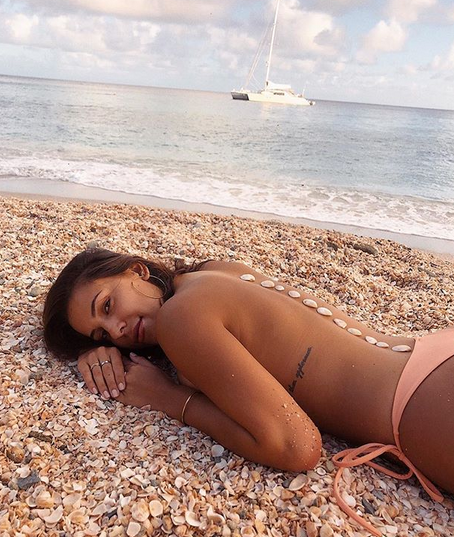
#> input picture women.png, 454 x 537 px; its folder holds only this picture in this run
$ python algo.py .
#> lines starting #> are read from the running program, lines starting #| are printed output that depends on the picture
"""
GUI for selecting pixel coordinates in a directory of images
"""

import os
import sys
import glob
import json
import numpy as np
import pandas as pd
import cv2
from skimage.segmentation import  slic
from skimage.segmentation import mark_boundaries
from PIL import Image


class Selector:
  """
  Select pixel coordinates in image(s) using a mouse
  """

  def __init__(self, img_dir):

    self.img_dir = img_dir
    self.excel_path = os.path.join(img_dir,'coords.xlsx')

    self.coords = []
    self.num = []
    self.labelled_files = []

    self.keep_going = True

  def find_images(self):
    """
    Looks for JPG images in the image directory, will exit if None
    """

    allowed_extenstions = ['jpg', 'png']
    file_names = [fn for fn in os.listdir(self.img_dir)
                  if any(fn.lower().endswith(ext) for ext in allowed_extenstions)]

    if len(file_names) == 0:
      print('no images found in: \n'+self.img_dir)
      sys.exit(1)

    file_paths = [os.path.join(self.img_dir,fn) for fn in file_names]
    self.unlabelled_files = file_paths

  def load_stats(self):
    """
    Loads from where you left off if doing manual labor in batches
    """

    if os.path.isfile(self.excel_path):

      df = pd.read_excel(self.excel_path)
      self.labelled_files = [os.path.join(self.img_dir,x) for x in list(np.array(df['fileID']))]
#      self.unlabelled_files = [x for x in self.unlabelled_files if x not in self.labelled_files]

      self.coords = [json.loads(c) for c in list(np.array(df['coords']))]
      self.num = list(np.array(df['num']))

    return

  def save_stats(self):
    """
    Continously save the data
    """

    fileID = os.path.basename(self.img_path)
    string_coords = json.dumps(self.these_coords)
    num = len(self.these_coords)

    self.labelled_files.append(fileID)
    self.coords.append(string_coords)
    self.num.append(num)

    df = pd.DataFrame({
      'fileID':self.labelled_files,
      'num':self.num,
      'coords':self.coords
      })

    df.to_excel(self.excel_path, columns=['fileID','num','coords'], index=None)


  def find_superpixels_under_marking(marking, segments_slic):
    fg_segments = np.unique(segments_slic[marking[:,:,0]==255])
    return fg_segments

# Get a bool mask of the pixels for a given selection of superpixel IDs
  def pixels_for_segment_selection(superpixels_labels, selection):
    pixels_mask = np.where(np.isin(superpixels_labels, selection), True, False)
    return pixels_mask


  def image_handler(self):
    """
    Opens an image, draws red dots, save coords
    """

    self.these_coords = []

    # mouse callback function
    def red_dot(event,x,y,flags,param):
      if event == cv2.EVENT_LBUTTONUP:
        self.these_coords.append((x,y))
        cv2.circle(img,(x,y),5,(255,255,255),-1)
        cv2.circle(img,(x,y),4,(0,0,255),-1)
        img[y,x,0]=-255
        print((x,y))
    # interactive display
    img_ref = cv2.imread(self.img_path)
#> img_ref is the input picture: shape (537, 454, 3); mean B, G, R 142.6, 152.7, 182
    img_ref=np.asarray(img_ref)
    img=img_ref

    segments_slic = slic(img_ref, n_segments=50, compactness=20 , sigma=1)
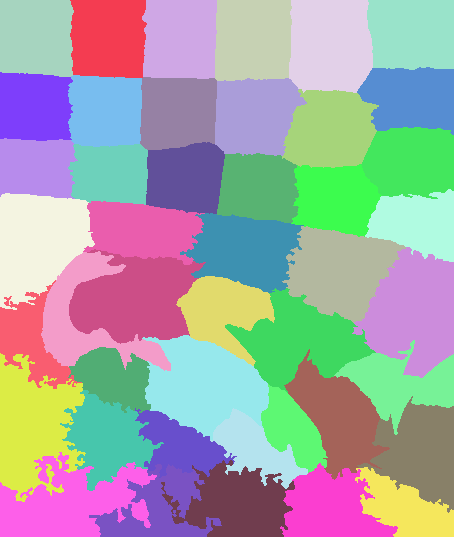
#> segments_slic: shape (537, 454) int64; 44 distinct labels, from 1 to 44; one colour per label, 0 black
   #  segments_slic = felzenszwalb(img, scale=1000, sigma=5, min_size=50)

    img=mark_boundaries(img_ref, segments_slic)
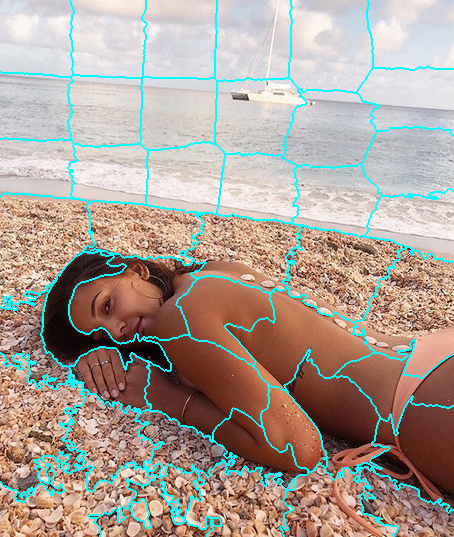
#> img: shape (537, 454, 3) float64; mean B, G, R 0.591, 0.628, 0.67
    clone = img.copy()

    cv2.namedWindow('pixel selector', cv2.WINDOW_NORMAL)
    cv2.setMouseCallback('pixel selector',red_dot)

    segmask_ref=segments_slic
    segmask=segments_slic
    fg_segments=segments_slic
    test=1
    # event handler

    while(test==1):
      cv2.namedWindow('pixel selector',cv2.WINDOW_NORMAL)
      cv2.resizeWindow('pixel selector',2800,1400)
      cv2.imshow('pixel selector',np.absolute(np.concatenate((np.absolute(img), img_ref), axis=1)))
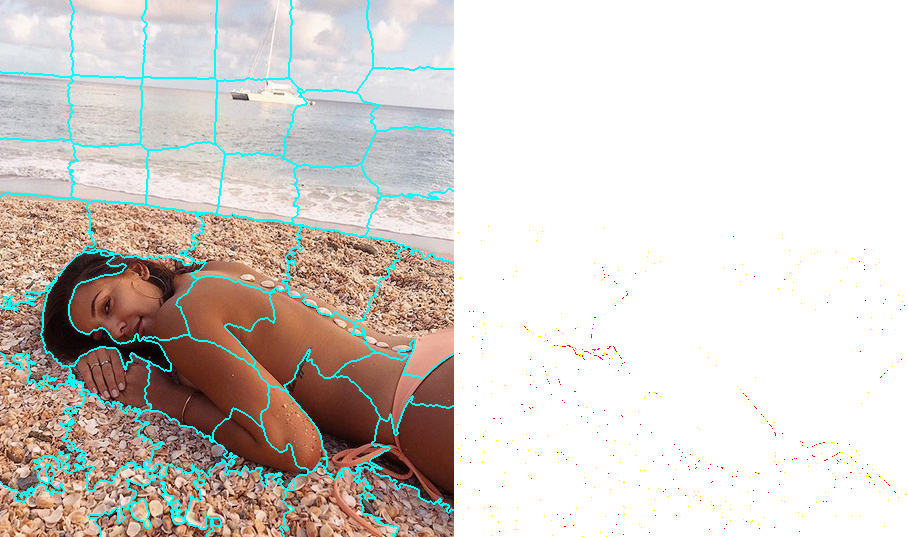
#> window 'pixel selector': shape (537, 908, 3); mean B, G, R 202.4, 207.3, 212.9

      key = cv2.waitKey(1) & 0xFF
#> (key q is pressed here)

      fg_segments = segments_slic[ img[:,:,0] ==-255]
#> fg_segments = empty array
      segmask = np.where(np.isin(segments_slic, fg_segments), True, False)
#> segmask: shape (537, 454) bool; every value is 0

      mask = np.zeros(img.shape[:2], dtype = "uint8")
      mask[segmask] = 255
      img_ref = cv2.cvtColor(mask, cv2.COLOR_GRAY2BGR)
#> img_ref: shape (537, 454, 3); every value is 0
 #     cv2.imshow('test',mask)


      if key == 27 or key == ord('q'):
         self.keep_going = False
         test=0
      # refresh dots
      if key == ord('r'):
         self.these_coords = []
         img = clone.copy()


    print(os.path.splitext(self.img_path)[0])
    cv2.imwrite( (os.path.splitext(self.img_path)[0])+"_seg.png", np.uint8(segmask * 255))
    cv2.destroyAllWindows()


    return

  def run(self):
    """
    Loop through the available images
    """

    self.find_images()
    self.load_stats()

    for img_path in self.unlabelled_files:

      self.img_path = img_path
      self.image_handler()
      self.save_stats()

#     if not self.keep_going:
#        sys.exit(1)

    print('All images done!')

    return

def main():

  args = sys.argv[1:]

  if len(args) != 1:
    print('usage: python pixel_selector.py path_to_image_directory')
    sys.exit(1)

  img_dir = args[0]
  selector = Selector(img_dir)
  selector.run()

if __name__ == '__main__':
  main()
